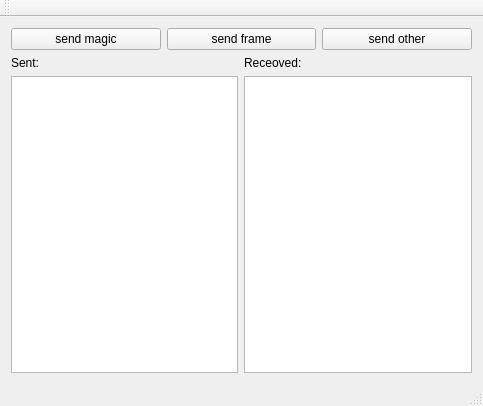
<?xml version="1.0" encoding="UTF-8"?>
<ui version="4.0">
 <class>LedCubeDataSourceClass</class>
 <widget class="QMainWindow" name="LedCubeDataSourceClass">
  <property name="geometry">
   <rect>
    <x>0</x>
    <y>0</y>
    <width>483</width>
    <height>406</height>
   </rect>
  </property>
  <property name="windowTitle">
   <string>LedCubeDataSource</string>
  </property>
  <widget class="QWidget" name="centralWidget">
   <layout class="QGridLayout" name="gridLayout">
    <item row="0" column="0" colspan="2">
     <layout class="QHBoxLayout" name="horizontalLayout">
      <item>
       <widget class="QPushButton" name="bSendMagic">
        <property name="text">
         <string>send magic</string>
        </property>
       </widget>
      </item>
      <item>
       <widget class="QPushButton" name="bSendFrame">
        <property name="text">
         <string>send frame</string>
        </property>
       </widget>
      </item>
      <item>
       <widget class="QPushButton" name="bSendOther">
        <property name="text">
         <string>send other</string>
        </property>
       </widget>
      </item>
     </layout>
    </item>
    <item row="1" column="0">
     <widget class="QLabel" name="label">
      <property name="text">
       <string>Sent:</string>
      </property>
     </widget>
    </item>
    <item row="1" column="1">
     <widget class="QLabel" name="label_2">
      <property name="text">
       <string>Receoved:</string>
      </property>
     </widget>
    </item>
    <item row="2" column="0">
     <widget class="QPlainTextEdit" name="eSent">
      <property name="readOnly">
       <bool>true</bool>
      </property>
     </widget>
    </item>
    <item row="2" column="1">
     <widget class="QPlainTextEdit" name="eReceived">
      <property name="readOnly">
       <bool>true</bool>
      </property>
     </widget>
    </item>
   </layout>
  </widget>
  <widget class="QMenuBar" name="menuBar">
   <property name="geometry">
    <rect>
     <x>0</x>
     <y>0</y>
     <width>483</width>
     <height>21</height>
    </rect>
   </property>
  </widget>
  <widget class="QToolBar" name="mainToolBar">
   <attribute name="toolBarArea">
    <enum>TopToolBarArea</enum>
   </attribute>
   <attribute name="toolBarBreak">
    <bool>false</bool>
   </attribute>
  </widget>
  <widget class="QStatusBar" name="statusBar"/>
 </widget>
 <layoutdefault spacing="6" margin="11"/>
 <resources>
  <include location="ledcubedatasource.qrc"/>
 </resources>
 <connections/>
</ui>
